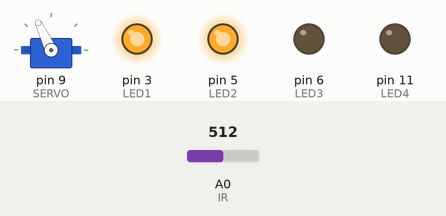
Simulated run of this sketch. Board: Arduino Uno, built with avr-gcc and run on an emulated ATmega328P. Parts: servo, output pins drawn as LEDs (lit = HIGH). The inputs (shaded band) are chosen by the test bench; at power-on: A0 (IR) = 512.

Above: at 2.3 s.
2.4 s: A0 (IR) set to 487
At 3.1 s:
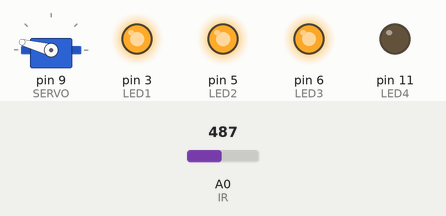
5.9 s: A0 (IR) set to 306
At 6.7 s:
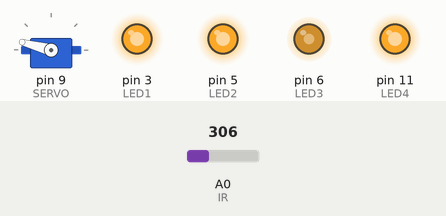
9.4 s: A0 (IR) set to 122
At 10.3 s:
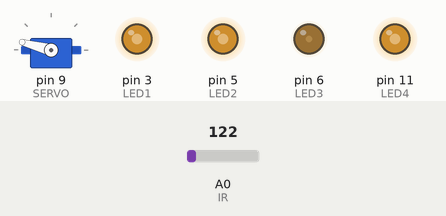
12.9 s: A0 (IR) set to 0
At 16.4 s:
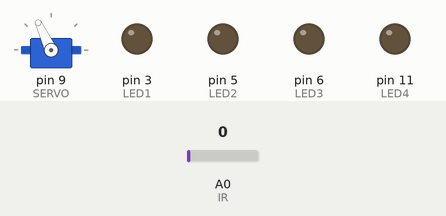
16.5 s: A0 (IR) set to 48
19.5 s: A0 (IR) set to 57
At 23.2 s:
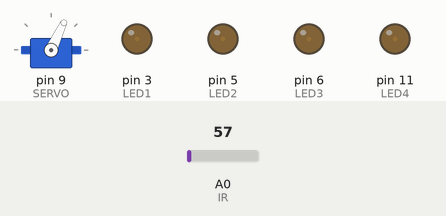
Timing chart, 0 to 29.4 s (numbered marks = the images above; inputs shaded):
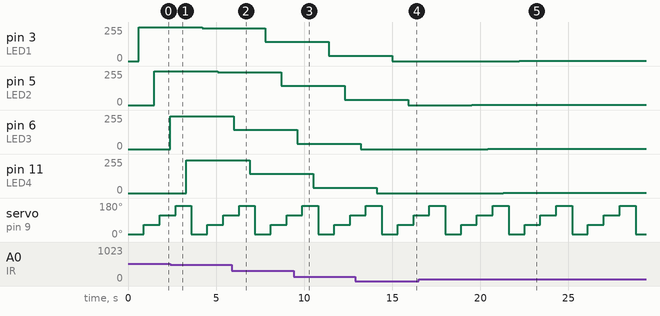

The sketch:

SweepingDistanceSensor.ino
```cpp
#include <Servo.h>

const int SERVO = 9;
const int IR = 0;

const int LED1 = 3;
const int LED2 = 5;
const int LED3 = 6;
const int LED4 = 11;

Servo myServo; //Servo Object
int dist1 = 0; //Quadrant 1 Distance
int dist2 = 0; //Quadrant 2 Distance
int dist3 = 0; //Quadrant 3 Distance
int dist4 = 0; //Quadrant 4 Distance

void setup() {
  myServo.attach(SERVO);
  pinMode(LED1, OUTPUT);  //Set LED to Output
  pinMode(LED2, OUTPUT);  //Set LED to Output
  pinMode(LED3, OUTPUT);  //Set LED to Output
  pinMode(LED4, OUTPUT);  //Set LED to Output
}

void loop()
{
  //Sweep the Servo into 4 regions and cahnge the LEDs
  dist1 = readDistance (15); //MeasureIRDistance at 15degrees
  analogWrite(LED1, dist1);   //Adjust LED Brightness
  delay(300);                 //Delay before next measurement

  dist2 = readDistance (65); //MeasureIRDistance at 65degrees
  analogWrite(LED2, dist2);   //Adjust LED Brightness
  delay(300);                 //Delay before next measurement

  dist3 = readDistance (115); //MeasureIRDistance at 115degrees
  analogWrite(LED3, dist3);   //Adjust LED Brightness
  delay(300);                 //Delay before next measurement

  dist4 = readDistance (165); //MeasureIRDistance at 165degrees
  analogWrite(LED4, dist4);   //Adjust LED Brightness
  delay(300);                 //Delay before next measurement
}

int readDistance(int pos)
{
  myServo.write(pos);
  delay(600);
  int dist = analogRead(IR);
  dist = map(dist, 50, 500, 0,255);
  dist = constrain(dist, 0, 255);
  return dist;
  }
```

Measured:
- the behaviour switches between 500 and 499 on A0 (IR) (found by bisection; images 0 and 1)
- the behaviour switches between 51 and 52 on A0 (IR) (found by bisection; images 4 and 5)
- after the input at 2.4 s, pin 3 (LED1): 255/255 → 247/255 after 1.8 s; pin 5 (LED2): 255/255 → 247/255 after 2.7 s; pin 6 (LED3): 0/255 → 247/255 at once; pin 11 (LED4): 0/255 → 247/255 after 0.90 s
- after the input at 5.9 s, pin 3 (LED1): 247/255 → 145/255 after 1.9 s; pin 5 (LED2): 247/255 → 145/255 after 2.8 s; pin 6 (LED3): 247/255 → 145/255 after 0.10 s; pin 11 (LED4): 247/255 → 145/255 after 1.0 s
- after the input at 9.4 s, pin 3 (LED1): 145/255 → 40/255 after 2.0 s; pin 5 (LED2): 145/255 → 40/255 after 2.9 s; pin 6 (LED3): 145/255 → 40/255 after 0.20 s; pin 11 (LED4): 145/255 → 40/255 after 1.1 s
- after the input at 12.9 s, pin 3 (LED1): 40/255 → 0/255 after 2.1 s; pin 5 (LED2): 40/255 → 0/255 after 3.0 s; pin 6 (LED3): 40/255 → 0/255 after 0.30 s; pin 11 (LED4): 40/255 → 0/255 after 1.2 s
- after the input at 19.5 s, pin 3 (LED1): 0/255 → 3/255 after 2.7 s; pin 5 (LED2): 0/255 → 3/255 at once; pin 6 (LED3): 0/255 → 3/255 after 0.91 s; pin 11 (LED4): 0/255 → 3/255 after 1.8 s
- by itself, servo on pin 9 (SERVO): repeats every 3.6 s: 165° 0.90 s, 15° 0.90 s, 65° 0.90 s, 115° 0.90 s
